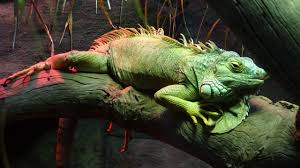
#> input picture topics_of_learning/image.jpg, 300 x 168 px
$ python adaptive_threshold.py
#> lines starting #> are read from the running program, lines starting #| are printed output that depends on the picture; after the words box and inside, x2 and y2 are one past the last pixel; in counts of white or black regions, pixels touching at a corner belong together
import cv2
import numpy as np

img = cv2.imread('image.jpg')
#> img is the input picture: shape (168, 300, 3); mean B, G, R 46.3, 65, 65.3

img = cv2.cvtColor(img, cv2.COLOR_BGR2GRAY)
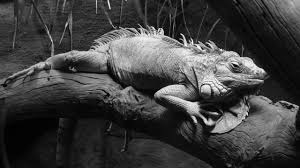
#> img: shape (168, 300); min 0, max 251, mean 63

thresh1 = cv2.adaptiveThreshold(img, 255, cv2.ADAPTIVE_THRESH_MEAN_C, cv2.THRESH_BINARY, 199, 5)
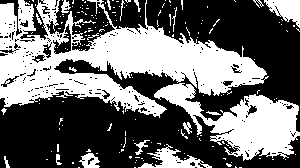
#> thresh1: shape (168, 300); 42.7% white; 177 white regions (157 under 20 px), largest, box (x1, y1, x2, y2) and area: (0, 0, 269, 118) 14227, (154, 83, 300, 161) 4855, (138, 144, 212, 168) 658
thresh2 = cv2.adaptiveThreshold(img, 255, cv2.ADAPTIVE_THRESH_GAUSSIAN_C, cv2.THRESH_BINARY, 199, 5)
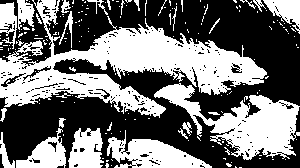
#> thresh2: shape (168, 300); 45.3% white; 185 white regions (158 under 20 px), largest, box (x1, y1, x2, y2) and area: (0, 0, 267, 118) 11356, (154, 83, 300, 160) 4533, (107, 130, 212, 168) 1938

ret, thresh3 = cv2.threshold(img, 120, 255, cv2.THRESH_BINARY)
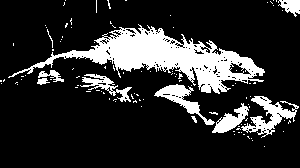
#> thresh3: shape (168, 300); 17.6% white; 105 white regions (95 under 20 px), largest, box (x1, y1, x2, y2) and area: (8, 24, 265, 94) 5695, (241, 96, 299, 138) 850, (154, 84, 215, 125) 655

cv2.imshow('Adaptive Mean', thresh1)
cv2.imshow('Adaptive Gaussian', thresh2)
cv2.imshow('normal threshold', thresh3)

cv2.waitKey(0)

$ run again, with topics_of_learning/bug.jpg copied over topics_of_learning/image.jpg
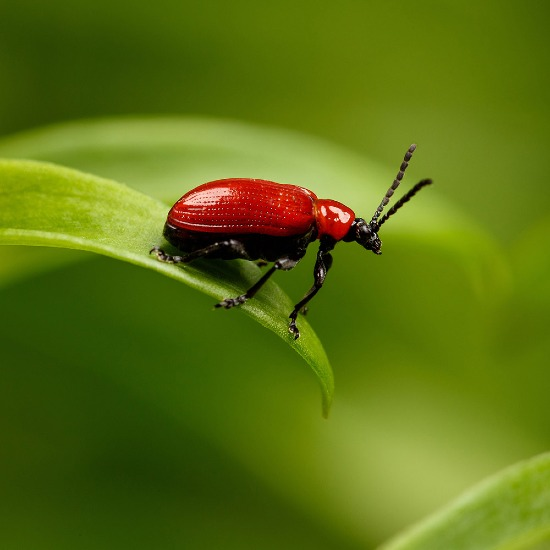
#> input picture topics_of_learning/bug.jpg, 550 x 550 px
#> img is the input picture: shape (550, 550, 3); mean B, G, R 17.5, 112.9, 91.4
#> img: shape (550, 550)
#> `thresh1 = cv2.adaptiveThreshold(img, 255, cv2.ADAPTIVE_THRESH_MEAN_C, ..`:
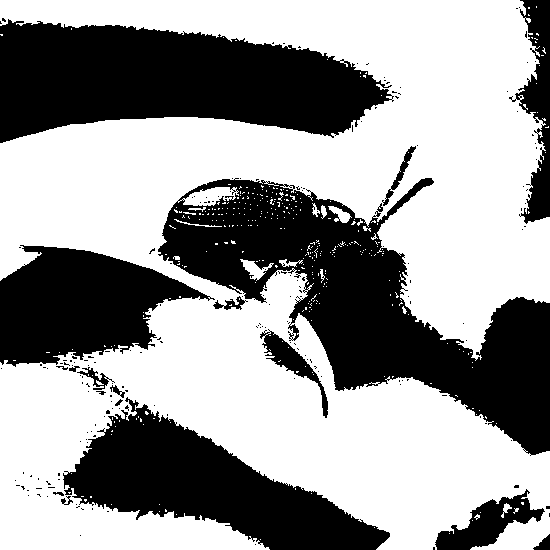
#> thresh1: shape (550, 550); 60.2% white; 192 black regions (174 under 20 px), largest, box (x1, y1, x2, y2) and area: (158, 178, 550, 456) 40591, (0, 19, 394, 143) 32909, (63, 397, 390, 550) 21497
#> thresh2: shape (550, 550); 73.8% white; 364 black regions (339 under 20 px), largest, box (x1, y1, x2, y2) and area: (0, 30, 393, 165) 22333, (158, 145, 471, 395) 20924, (96, 438, 410, 550) 10216
#> `ret, thresh3 = cv2.threshold(img, 120, 255, cv2.THRESH_BINARY)`:
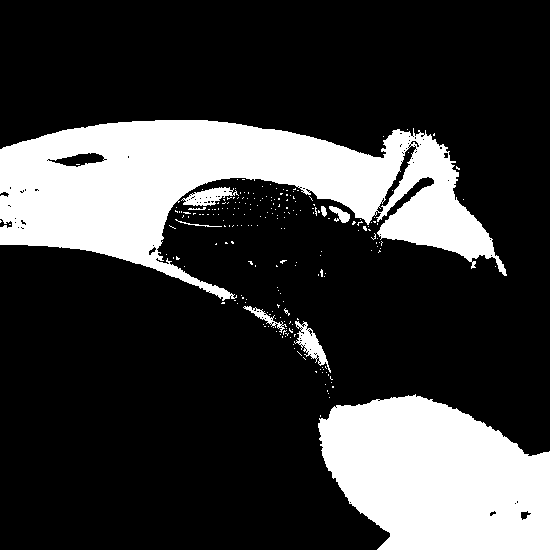
#> thresh3: shape (550, 550); 23.7% white; 220 white regions (211 under 20 px), largest, box (x1, y1, x2, y2) and area: (0, 120, 507, 301) 41986, (318, 394, 550, 550) 27471, (294, 321, 331, 373) 620

$ run again, with topics_of_learning/flamengo.jpg copied over topics_of_learning/image.jpg
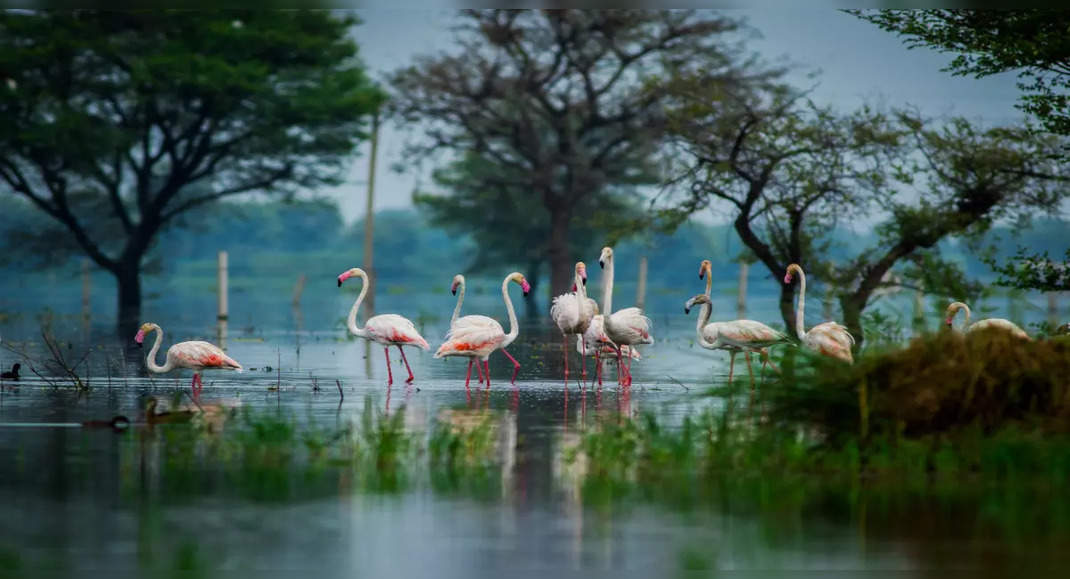
#> input picture topics_of_learning/flamengo.jpg, 1070 x 579 px
#> img is the input picture: shape (579, 1070, 3); mean B, G, R 79.5, 83.9, 62.3
#> img: shape (579, 1070)
#> `thresh1 = cv2.adaptiveThreshold(img, 255, cv2.ADAPTIVE_THRESH_MEAN_C, ..`:
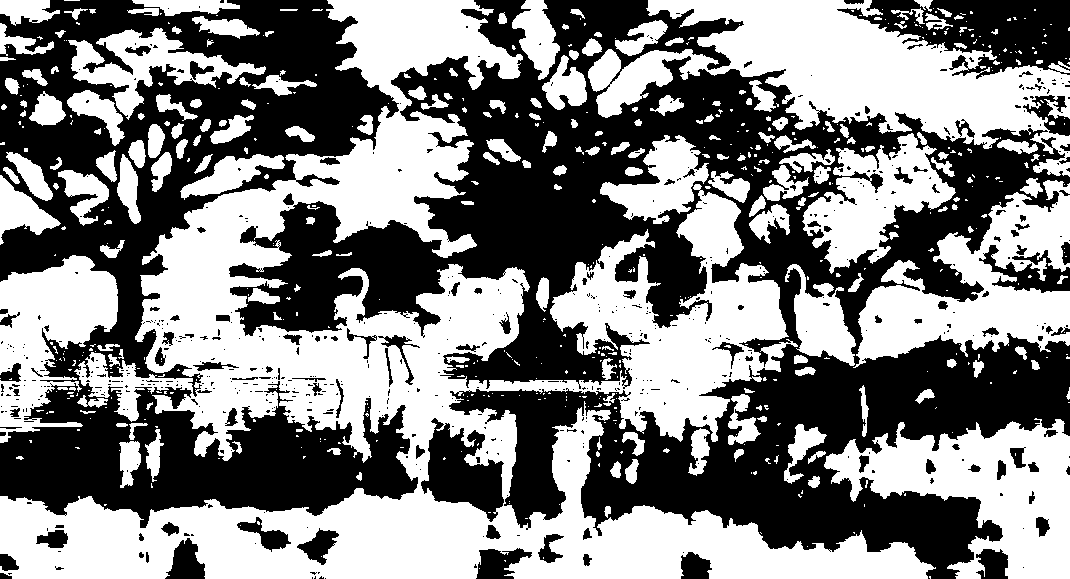
#> thresh1: shape (579, 1070); 50.9% white; 609 black regions (493 under 20 px), largest, box (x1, y1, x2, y2) and area: (229, 0, 1070, 579) 177565, (0, 0, 418, 528) 94602, (837, 0, 1070, 79) 9911
#> thresh2: shape (579, 1070); 55.2% white; 625 black regions (491 under 20 px), largest, box (x1, y1, x2, y2) and area: (0, 0, 1070, 550) 225496, (836, 0, 1070, 79) 8555, (863, 492, 980, 568) 5356
#> `ret, thresh3 = cv2.threshold(img, 120, 255, cv2.THRESH_BINARY)`:
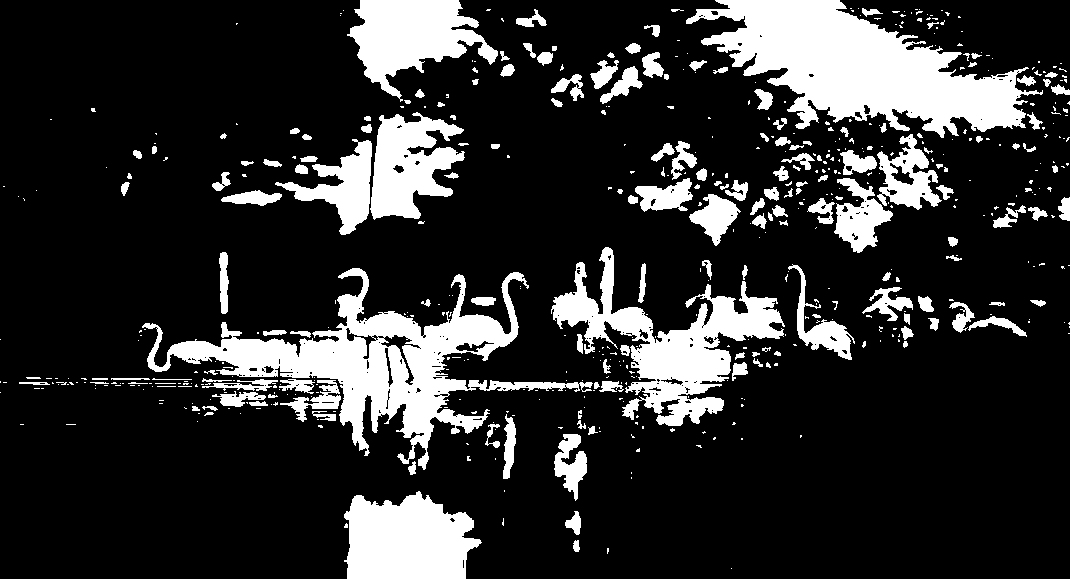
#> thresh3: shape (579, 1070); 18.6% white; 574 white regions (401 under 20 px), largest, box (x1, y1, x2, y2) and area: (686, 0, 1043, 138) 23845, (142, 268, 593, 470) 21600, (551, 247, 785, 426) 13335
